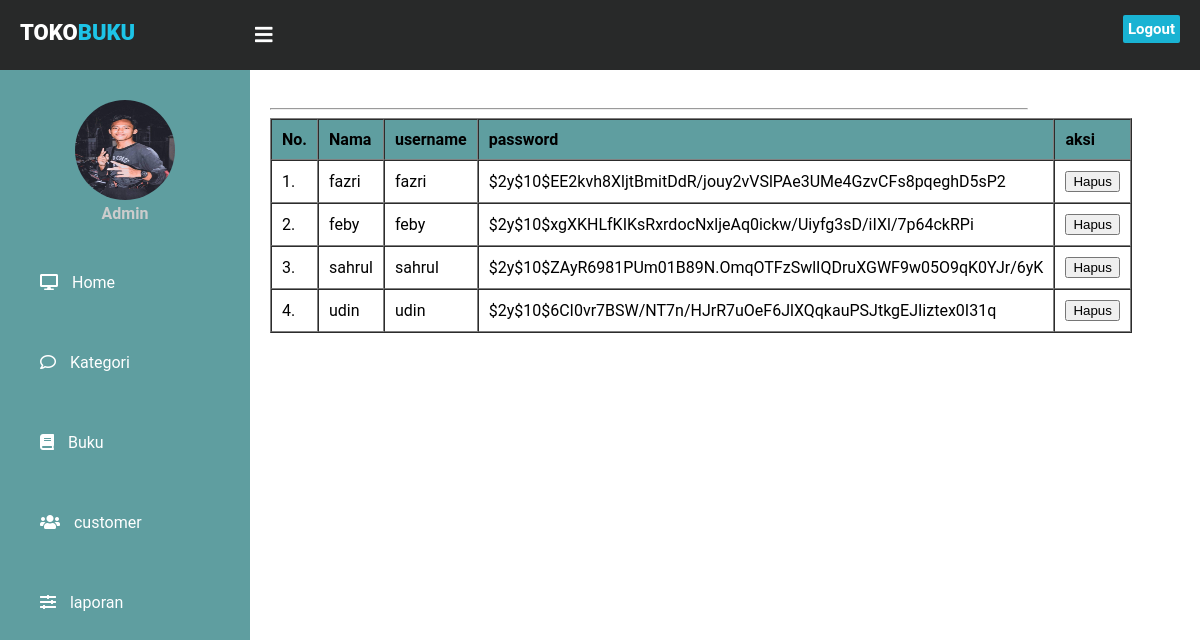
Page /admin/index.php?page=customer (signed in) on the committed database.
### tables this page shows
CREATE TABLE `users` (
  `user_id` int(11) NOT NULL,
  `username` varchar(10) NOT NULL,
  `password` text NOT NULL,
  `nama` varchar(20) NOT NULL,
  `role` int(1) NOT NULL
);

### admin/pages/customer.php (the view, shortened to what this page needs)
<hr>
<table border="1" cellspacing="0" cellpadding="10">
    <thead style="background-color:#5F9EA0">
        <tr>
            <th>No.</th>
            <th>Nama</th>
            <th>username</th>
            <th>password</th>
            <th>aksi</th>
        </tr>
    </thead>
    <tbody>
        <?php
        $no = 0;
        $sql = "SELECT * FROM users WHERE role = 0 ORDER BY nama ASC ";
        $result = $con_object->query($sql);
        if ($result->num_rows > 0) {
            while ($row = $result->fetch_assoc()) {
        ?>
                <tr>
                    <td><?php echo ++$no; ?>.</td>
                    <td><?php echo $row['nama']; ?></td>
                    <td><?php echo $row['username']; ?></td>
                    <td><?php echo $row['password']; ?></td>
                    <td>
                        <form method="POST" style="display: inline;">
                            <button type="submit" name="btn-hapus">
                                Hapus
                            </button>
                        </form>
                    </td>
                </tr>
        <?php
            }
        } else {
            echo "<tr><td colspan='3'>Data Tidak Ada</td></tr>";
        }
        ?>
    </tbody>
</table>

### admin/css/style.css (style rules this page uses)
body { margin: auto; padding: 0; font-family: "Roboto", sans-serif; }

### rows in the picture
users: nama "fazri", username "fazri", password "$2y$10$EE2kvh8XljtBmitDdR/jouy2vVSlPAe3UMe4GzvCFs8pqeghD5sP2"
users: nama "feby", username "feby", password "$2y$10$xgXKHLfKIKsRxrdocNxljeAq0ickw/Uiyfg3sD/iIXl/7p64ckRPi"
users: nama "sahrul", username "sahrul", password "$2y$10$ZAyR6981PUm01B89N.OmqOTFzSwlIQDruXGWF9w05O9qK0YJr/6yK"
users: nama "udin", username "udin", password "$2y$10$6CI0vr7BSW/NT7n/HJrR7uOeF6JlXQqkauPSJtkgEJIiztex0I31q"
